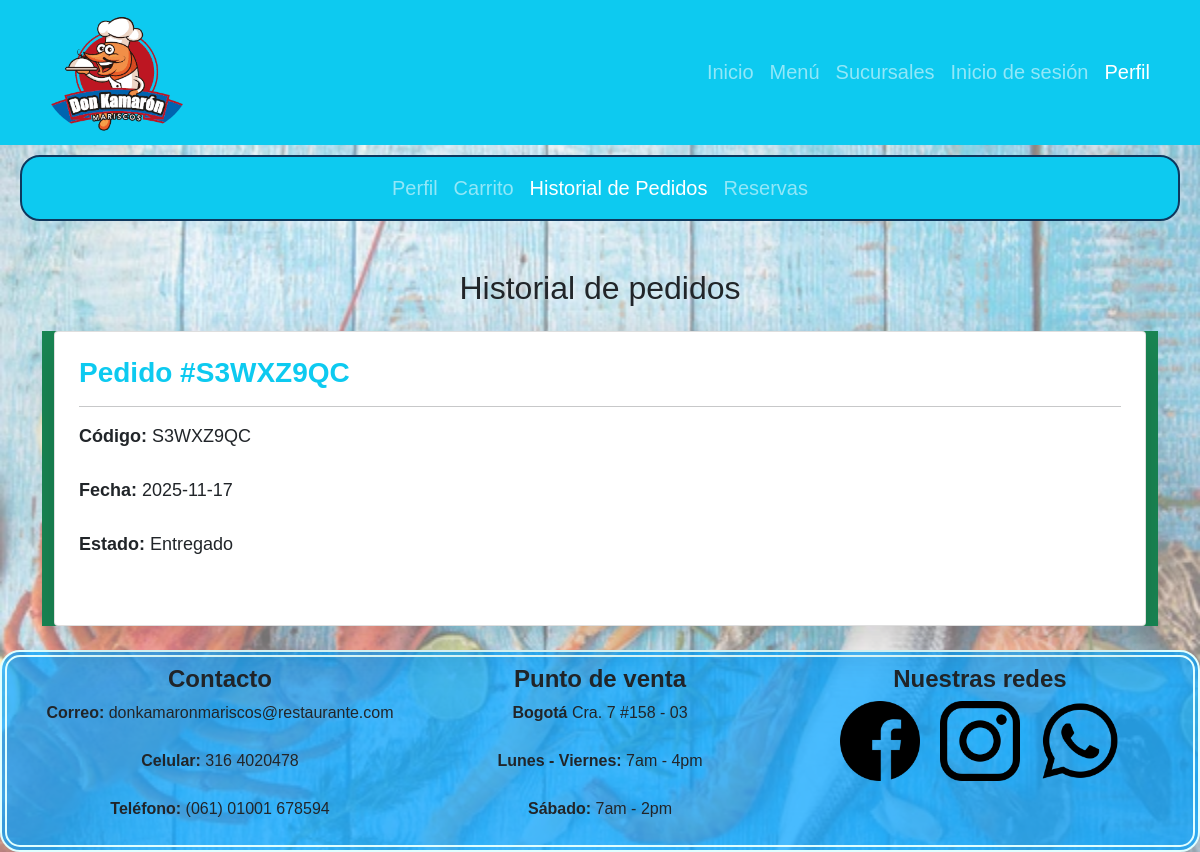
Screenshot of /vista/historial.php (signed in) with the database file from the repository.
### tables this page shows
CREATE TABLE `pedido` (
  `id_pedido` int(5) NOT NULL,
  `codigo` varchar(10) DEFAULT NULL,
  `fecha` date DEFAULT NULL,
  `direccion` varchar(40) DEFAULT NULL,
  `estado` varchar(20) DEFAULT NULL,
  `Usuarioid_usuario` int(5) NOT NULL
);

### configuracion/conexion.php (called while the page is built, shortened)
<?php
class Database{
    private static $host = "localhost";
    private static $user_name = "root";
    private static $db_name = "don_camaron";
    private static $password = "";
    private static $charset = "utf8mb4";
    private static $pdo = null;
    public static function connect(){
        if(self::$pdo === null){
            try{
                 $dn = "mysql:host=" . self::$host . ";dbname=" . self::$db_name . ";charset=" . self::$charset;
                self::$pdo = new PDO($dn, self::$user_name, self::$password);
                self::$pdo -> setAttribute(PDO::ATTR_ERRMODE, PDO::ERRMODE_EXCEPTION);
            }
            catch(PDOException $e){
                die("Error de conexion: " .$e -> getMessage());
            }
        }
        return self::$pdo;
    }
}
?>

### controlador/pedido_controlador.php (called while the page is built, shortened)
<?php
require_once "../configuracion/conexion.php";
require_once "../modelo/pedido.php";
Class Pedido_controlador{
    private $modelo_pedido;
    public function __construct(){
        $this -> modelo_pedido = new Pedido();
    }
    public function listar_pedidos_usuario($id_usuario) {
        return $this->modelo_pedido->listar_pedidos_usuario($id_usuario);
    }
}
?>

### modelo/pedido.php (called while the page is built, shortened)
<?php
require_once "../configuracion/conexion.php";
class Pedido{
    private $db;
    public function __construct() {
       $this -> db = Database::connect();
    }
    public function listar_pedidos_usuario($id_usuario) {
        $sql = "SELECT * FROM pedido INNER JOIN usuario on usuario.id_usuario=pedido.Usuarioid_usuario WHERE id_usuario = :id_usuario";
        $stmt = $this->db->prepare($sql);
        $stmt->execute([':id_usuario'=>$id_usuario]);
        $resu = $stmt->fetchAll(PDO::FETCH_ASSOC);
        return $resu;
    }
}
?>

### vista/historial.php (the view, shortened to what this page needs)
<?php
    require_once "../controlador/pedido_controlador.php";
    $controlador = new Pedido_controlador();
    $id_usuario = $_SESSION['usuario']['id_usuario'] ?? 0;
    $pedidos = $controlador->listar_pedidos_usuario($id_usuario);
?>
<!DOCTYPE html>
<html lang="es">
<head>
    <link rel="stylesheet" href="./bootstrap-5.0.2-dist/css/bootstrap.min.css">
    <link rel="stylesheet" href="./css/style.css">
</head>
<body>
<nav class="navbar navbar-expand-lg bg-info navbar-dark">
    <div class="container">
        <a class="navbar-brand" href="#"><img src="./img/doncamaron.png" style="width: 150px;" class="rounded-pill"></a>
        <div class="collapse navbar-collapse" id="navbarNav">
            <ul class="navbar-nav ms-auto">
                <li class="nav-item"><a class="nav-link" href="../index.php">Inicio</a></li>
                <li class="nav-item"><a class="nav-link" href="./menu.php">Menú</a></li>
                <li class="nav-item"><a class="nav-link" href="./sucursales.php">Sucursales</a></li>
                <li class="nav-item"><a class="nav-link" href="./Inicio_sesion.php">Inicio de sesión</a></li>
                <li class="nav-item"><a class="nav-link active" href="">Perfil</a></li>
            </ul>
        </div>
    </div>
</nav>
<nav class="navbar navbar-expand-lg bg-info navbar-dark"
     style="margin:10px 20px; border-radius: 20px; border: solid 2px rgb(13,56,94);">
    <div class="container">
        <ul class="navbar-nav mx-auto">
            <li class="nav-item"><a class="nav-link" href="./perfil.php">Perfil</a></li>
            <li class="nav-item"><a class="nav-link" href="./carrito.php">Carrito</a></li>
            <li class="nav-item"><a class="nav-link active" href="#">Historial de Pedidos</a></li>
            <li class="nav-item"><a class="nav-link" href="./reservas_cliente.php">Reservas</a></li>
        </ul>
    </div>
</nav>
<div class="container mt-5">
    <h2 class="text-center mb-4">Historial de pedidos</h2>
    <?php foreach ($pedidos as $p): ?>
        <?php if ($p['estado'] == 'En proceso'): ?>
            <div class="container my-4 bg-warning">
                <div class="card shadow-lg">
                    <div class="card-body p-4">
                        <h3 class="text-info"><b>Pedido #<?= $p['codigo'] ?></b></h3>
                        <hr>
                        <p style="font-size: 18px;">
                            <b>Código:</b> <?= $p['codigo'] ?><br><br>
                            <b>Fecha:</b> <?= $p['fecha'] ?><br><br>
                            <b>Estado:</b> <?= $p['estado'] ?><br><br>
                        </p>
                    </div>
                </div>
            </div>
        <?php else: ?>
            <div class="container my-4 bg-success">
                <div class="card shadow-lg">
                    <div class="card-body p-4">
                        <h3 class="text-info"><b>Pedido #<?= $p['codigo'] ?></b></h3>
                        <hr>
                        <p style="font-size: 18px;">
                            <b>Código:</b> <?= $p['codigo'] ?><br><br>
                            <b>Fecha:</b> <?= $p['fecha'] ?><br><br>
                            <b>Estado:</b> <?= $p['estado'] ?><br><br>
                        </p>
                    </div>
                </div>
            </div>
        <?php endif; ?>
    <?php endforeach; ?>
</div>
<footer class="text-center footer-style py-2"
        style="border: solid lightcyan; border-style: double; border-radius: 20px;
               border-width: 7px; background:rgba(0,162,255,0.712);">
    <div class="container">
        <div class="row">
            <div class="col-md-4 footer-col">
                <h4><b>Contacto</b></h4>
                <p><b>Correo:</b> donkamaronmariscos@restaurante.com<br><br>
                   <b>Celular:</b> 316 4020478<br><br>
                   <b>Teléfono:</b> (061) 01001 678594</p>
            </div>
            <div class="col-md-4 footer-col">
                <h4><b>Punto de venta</b></h4>
                <p><b>Bogotá</b> Cra. 7 #158 - 03<br><br>
                   <b>Lunes - Viernes:</b> 7am - 4pm<br><br>
                   <b>Sábado:</b> 7am - 2pm</p>
            </div>
            <div class="col-md-4 footer-col">
                <h4><b>Nuestras redes</b></h4>
                <ul class="list-inline d-flex" style="justify-content: center;">
                    <li><img src="./img/feis.png" style="width: 80px; margin: 0 10px;"></li>
                    <li><img src="./img/insta.png" style="width: 80px; margin: 0 10px;"></li>
                    <li><img src="./img/wasat.png" style="width: 80px; margin: 0 10px;"></li>
                </ul>
            </div>
        </div>
    </div>
</footer>
</body>
</html>

### vista/css/style.css (style rules this page uses)
* { padding: 0; margin: 0; box-sizing: border-box; text-decoration: none; }
nav { font-size: 20px; }

### vista/historial.php (style rules this page uses)
body { font-family: 'Gill Sans', 'Gill Sans MT', Calibri, 'Trebuchet MS', sans-serif; }

### rows the page displays
pedido: codigo "S3WXZ9QC", fecha "2025-11-17", estado "Entregado"
